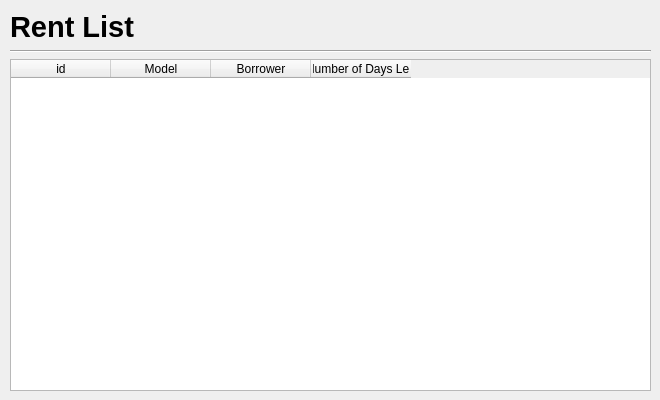
    <widget class="QWidget" name="pageRentList">
     <widget class="QWidget" name="verticalLayoutWidget_6">
      <property name="geometry">
       <rect>
        <x>10</x>
        <y>10</y>
        <width>641</width>
        <height>381</height>
       </rect>
      </property>
      <layout class="QVBoxLayout" name="layoutNewBorrower_6">
       <item>
        <widget class="QLabel" name="label_39">
         <property name="font">
          <font>
           <pointsize>22</pointsize>
           <weight>75</weight>
           <bold>true</bold>
          </font>
         </property>
         <property name="text">
          <string>Rent List</string>
         </property>
        </widget>
       </item>
       <item>
        <widget class="Line" name="line_16">
         <property name="orientation">
          <enum>Qt::Horizontal</enum>
         </property>
        </widget>
       </item>
       <item>
        <widget class="QTableWidget" name="tableWidget_3">
         <property name="enabled">
          <bool>true</bool>
         </property>
         <property name="columnCount">
          <number>4</number>
         </property>
         <attribute name="horizontalHeaderCascadingSectionResizes">
          <bool>false</bool>
         </attribute>
         <attribute name="verticalHeaderShowSortIndicator" stdset="0">
          <bool>false</bool>
         </attribute>
         <column>
          <property name="text">
           <string>id</string>
          </property>
         </column>
         <column>
          <property name="text">
           <string>Model</string>
          </property>
         </column>
         <column>
          <property name="text">
           <string>Borrower</string>
          </property>
         </column>
         <column>
          <property name="text">
           <string>Number of Days Left</string>
          </property>
         </column>
        </widget>
       </item>
      </layout>
     </widget>
    </widget>
